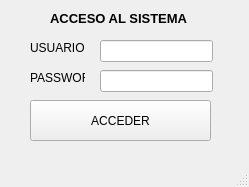
<?xml version="1.0" encoding="UTF-8"?>
<ui version="4.0">
 <class>fLogin</class>
 <widget class="QMainWindow" name="fLogin">
  <property name="geometry">
   <rect>
    <x>0</x>
    <y>0</y>
    <width>249</width>
    <height>187</height>
   </rect>
  </property>
  <property name="windowTitle">
   <string>fLogin</string>
  </property>
  <widget class="QWidget" name="centralwidget">
   <widget class="QLabel" name="label">
    <property name="geometry">
     <rect>
      <x>50</x>
      <y>10</y>
      <width>141</width>
      <height>16</height>
     </rect>
    </property>
    <property name="font">
     <font>
      <pointsize>10</pointsize>
      <bold>true</bold>
     </font>
    </property>
    <property name="text">
     <string>ACCESO AL SISTEMA</string>
    </property>
   </widget>
   <widget class="QLabel" name="label_2">
    <property name="geometry">
     <rect>
      <x>30</x>
      <y>40</y>
      <width>55</width>
      <height>16</height>
     </rect>
    </property>
    <property name="text">
     <string>USUARIO:</string>
    </property>
   </widget>
   <widget class="QLabel" name="label_3">
    <property name="geometry">
     <rect>
      <x>30</x>
      <y>70</y>
      <width>55</width>
      <height>16</height>
     </rect>
    </property>
    <property name="text">
     <string>PASSWORD:</string>
    </property>
   </widget>
   <widget class="QLineEdit" name="txtUsuario">
    <property name="geometry">
     <rect>
      <x>100</x>
      <y>40</y>
      <width>113</width>
      <height>22</height>
     </rect>
    </property>
   </widget>
   <widget class="QLineEdit" name="txtPassword">
    <property name="geometry">
     <rect>
      <x>100</x>
      <y>70</y>
      <width>113</width>
      <height>22</height>
     </rect>
    </property>
    <property name="echoMode">
     <enum>QLineEdit::Password</enum>
    </property>
   </widget>
   <widget class="QPushButton" name="btnAcceder">
    <property name="geometry">
     <rect>
      <x>30</x>
      <y>100</y>
      <width>181</width>
      <height>41</height>
     </rect>
    </property>
    <property name="text">
     <string>ACCEDER</string>
    </property>
   </widget>
  </widget>
  <widget class="QMenuBar" name="menubar">
   <property name="geometry">
    <rect>
     <x>0</x>
     <y>0</y>
     <width>249</width>
     <height>22</height>
    </rect>
   </property>
  </widget>
  <widget class="QStatusBar" name="statusbar"/>
 </widget>
 <resources/>
 <connections/>
</ui>
